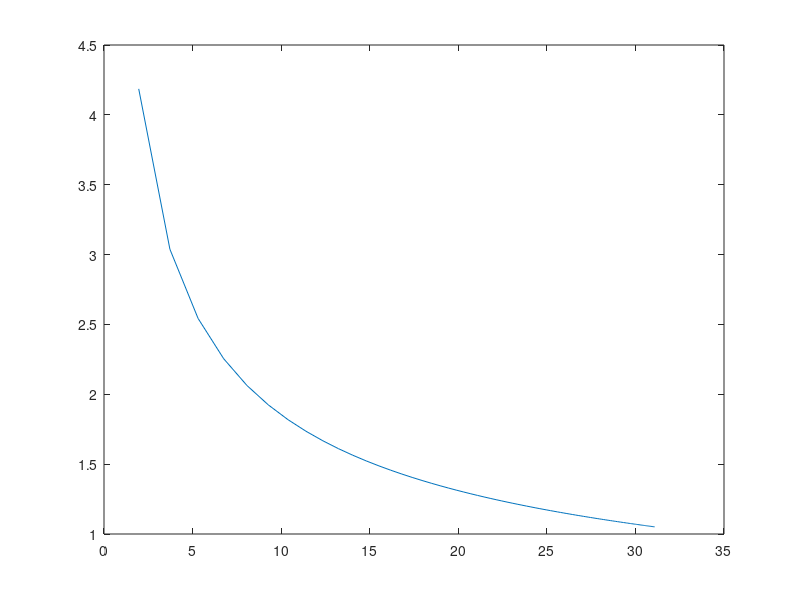

Write the MATLAB code that produced this figure.
%% Varying S_REF (Planform Area of the Wing) 

C_D_min = 0.0180

C_D_range = linspace(0,0.0345,100); 

S_WET = linspace(200,1319,100) %[in^2]
S_WET = S_WET/1550 %[conversion to m^2]

C_F_E = 0.003


S_REF = (C_F_E * S_WET)./(C_D_range)


Wing_Loading = 2.3./S_REF 

%plot(S_REF,C_D_range); 


%% R_max velocity (CD0 = kCL^2)

k = 1/(pi*3.33333*.85)

CL = sqrt(0.016/k)

v_max_range = sqrt((2 * 2.3)/CL*1.225*S_REF) 


plot(Wing_Loading,v_max_range) 








